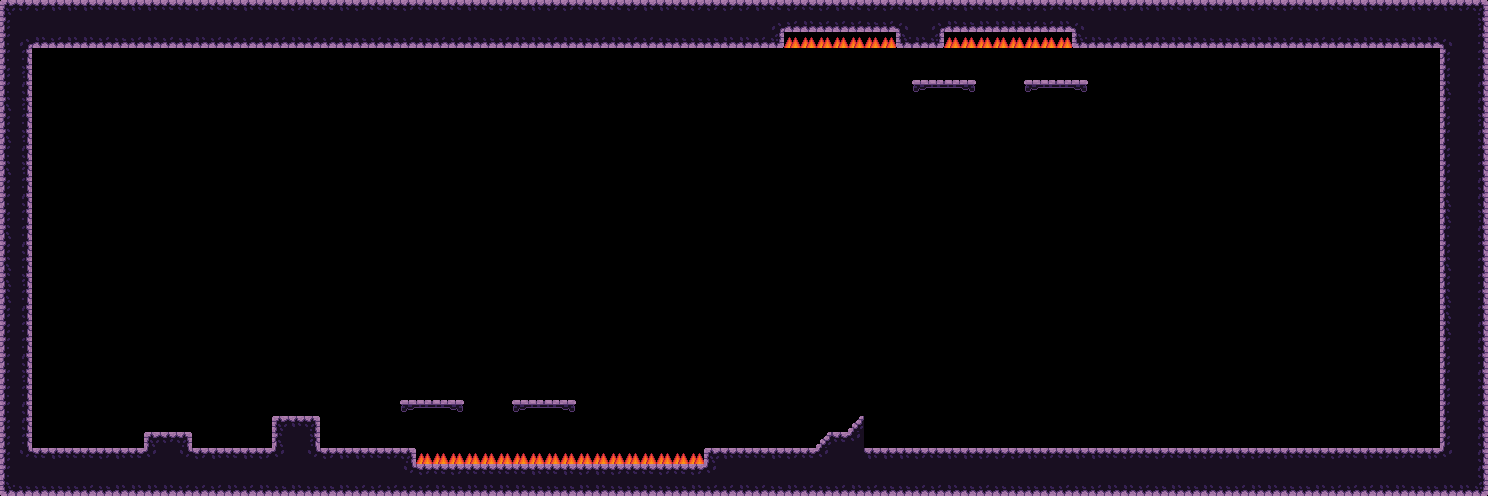

Tiled map render using the project's own tile images. Description and the whole map definition, tile-layer contents included, below:
An orthogonal 93x31 tile map with 16x16 px tiles, 1 tile layer (Tile Layer 1).

<map version="1.5" tiledversion="1.7.2" orientation="orthogonal" renderorder="right-down" width="93" height="31" tilewidth="16" tileheight="16" infinite="0" nextlayerid="2" nextobjectid="1">
 <tileset firstgid="1" source="../Tilesets/DarkLabForeground.tsx" />
 <layer id="1" name="Tile Layer 1" width="93" height="31">
  <data encoding="csv">
1,49,49,50,50,50,2,2,50,50,2,2,49,2,2,50,2,2,49,2,2,50,49,2,2,49,2,2,2,50,2,49,2,50,49,49,2,2,2,49,50,50,2,49,49,49,49,50,2,49,2,49,50,2,49,49,2,49,49,2,50,2,49,2,49,49,2,2,49,50,49,50,50,2,49,50,49,50,49,2,49,2,49,2,2,50,49,49,50,49,50,49,3,
58,10,10,10,10,10,10,10,10,10,10,10,10,10,10,10,10,10,10,10,10,10,10,10,10,10,10,10,10,10,10,10,10,10,10,10,10,10,10,10,10,10,10,10,10,10,10,10,5,51,52,51,51,51,18,51,6,10,5,52,18,52,52,52,51,51,52,6,10,10,10,10,10,10,10,10,10,10,10,10,10,10,10,10,10,10,10,10,10,10,10,10,11,
57,5,52,51,52,52,51,18,51,52,51,18,52,51,51,51,51,51,52,51,51,18,18,51,18,51,18,51,51,52,18,51,52,52,51,52,18,51,52,51,51,18,18,18,18,52,52,51,19,45,46,46,46,46,46,47,17,52,19,45,46,46,46,46,46,46,47,17,52,51,52,51,52,52,52,18,18,18,52,52,51,18,51,51,18,52,18,18,52,52,6,10,59,
57,59,0,0,0,0,0,0,0,0,0,0,0,0,0,0,0,0,0,0,0,0,0,0,0,0,0,0,0,0,0,0,0,0,0,0,0,0,0,0,0,0,0,0,0,0,0,0,0,0,0,0,0,0,0,0,0,0,0,0,0,0,0,0,0,0,0,0,0,0,0,0,0,0,0,0,0,0,0,0,0,0,0,0,0,0,0,0,0,0,58,10,59,
58,11,0,0,0,0,0,0,0,0,0,0,0,0,0,0,0,0,0,0,0,0,0,0,0,0,0,0,0,0,0,0,0,0,0,0,0,0,0,0,0,0,0,0,0,0,0,0,0,0,0,0,0,0,0,0,0,0,0,0,0,0,0,0,0,0,0,0,0,0,0,0,0,0,0,0,0,0,0,0,0,0,0,0,0,0,0,0,0,0,58,10,59,
57,60,0,0,0,0,0,0,0,0,0,0,0,0,0,0,0,0,0,0,0,0,0,0,0,0,0,0,0,0,0,0,0,0,0,0,0,0,0,0,0,0,0,0,0,0,0,0,0,0,0,0,0,0,0,0,0,37,38,38,39,0,0,0,37,38,38,39,0,0,0,0,0,0,0,0,0,0,0,0,0,0,0,0,0,0,0,0,0,0,9,10,60,
9,11,0,0,0,0,0,0,0,0,0,0,0,0,0,0,0,0,0,0,0,0,0,0,0,0,0,0,0,0,0,0,0,0,0,0,0,0,0,0,0,0,0,0,0,0,0,0,0,0,0,0,0,0,0,0,0,0,0,0,0,0,0,0,0,0,0,0,0,0,0,0,0,0,0,0,0,0,0,0,0,0,0,0,0,0,0,0,0,0,57,10,60,
58,59,0,0,0,0,0,0,0,0,0,0,0,0,0,0,0,0,0,0,0,0,0,0,0,0,0,0,0,0,0,0,0,0,0,0,0,0,0,0,0,0,0,0,0,0,0,0,0,0,0,0,0,0,0,0,0,0,0,0,0,0,0,0,0,0,0,0,0,0,0,0,0,0,0,0,0,0,0,0,0,0,0,0,0,0,0,0,0,0,58,10,11,
9,11,0,0,0,0,0,0,0,0,0,0,0,0,0,0,0,0,0,0,0,0,0,0,0,0,0,0,0,0,0,0,0,0,0,0,0,0,0,0,0,0,0,0,0,0,0,0,0,0,0,0,0,0,0,0,0,0,0,0,0,0,0,0,0,0,0,0,0,0,0,0,0,0,0,0,0,0,0,0,0,0,0,0,0,0,0,0,0,0,57,10,60,
57,60,0,0,0,0,0,0,0,0,0,0,0,0,0,0,0,0,0,0,0,0,0,0,0,0,0,0,0,0,0,0,0,0,0,0,0,0,0,0,0,0,0,0,0,0,0,0,0,0,0,0,0,0,0,0,0,0,0,0,0,0,0,0,0,0,0,0,0,0,0,0,0,0,0,0,0,0,0,0,0,0,0,0,0,0,0,0,0,0,58,10,59,
9,11,0,0,0,0,0,0,0,0,0,0,0,0,0,0,0,0,0,0,0,0,0,0,0,0,0,0,0,0,0,0,0,0,0,0,0,0,0,0,0,0,0,0,0,0,0,0,0,0,0,0,0,0,0,0,0,0,0,0,0,0,0,0,0,0,0,0,0,0,0,0,0,0,0,0,0,0,0,0,0,0,0,0,0,0,0,0,0,0,58,10,59,
58,59,0,0,0,0,0,0,0,0,0,0,0,0,0,0,0,0,0,0,0,0,0,0,0,0,0,0,0,0,0,0,0,0,0,0,0,0,0,0,0,0,0,0,0,0,0,0,0,0,0,0,0,0,0,0,0,0,0,0,0,0,0,0,0,0,0,0,0,0,0,0,0,0,0,0,0,0,0,0,0,0,0,0,0,0,0,0,0,0,58,10,60,
57,60,0,0,0,0,0,0,0,0,0,0,0,0,0,0,0,0,0,0,0,0,0,0,0,0,0,0,0,0,0,0,0,0,0,0,0,0,0,0,0,0,0,0,0,0,0,0,0,0,0,0,0,0,0,0,0,0,0,0,0,0,0,0,0,0,0,0,0,0,0,0,0,0,0,0,0,0,0,0,0,0,0,0,0,0,0,0,0,0,9,10,60,
58,59,0,0,0,0,0,0,0,0,0,0,0,0,0,0,0,0,0,0,0,0,0,0,0,0,0,0,0,0,0,0,0,0,0,0,0,0,0,0,0,0,0,0,0,0,0,0,0,0,0,0,0,0,0,0,0,0,0,0,0,0,0,0,0,0,0,0,0,0,0,0,0,0,0,0,0,0,0,0,0,0,0,0,0,0,0,0,0,0,9,10,11,
9,59,0,0,0,0,0,0,0,0,0,0,0,0,0,0,0,0,0,0,0,0,0,0,0,0,0,0,0,0,0,0,0,0,0,0,0,0,0,0,0,0,0,0,0,0,0,0,0,0,0,0,0,0,0,0,0,0,0,0,0,0,0,0,0,0,0,0,0,0,0,0,0,0,0,0,0,0,0,0,0,0,0,0,0,0,0,0,0,0,57,10,60,
58,60,0,0,0,0,0,0,0,0,0,0,0,0,0,0,0,0,0,0,0,0,0,0,0,0,0,0,0,0,0,0,0,0,0,0,0,0,0,0,0,0,0,0,0,0,0,0,0,0,0,0,0,0,0,0,0,0,0,0,0,0,0,0,0,0,0,0,0,0,0,0,0,0,0,0,0,0,0,0,0,0,0,0,0,0,0,0,0,0,58,10,59,
9,59,0,0,0,0,0,0,0,0,0,0,0,0,0,0,0,0,0,0,0,0,0,0,0,0,0,0,0,0,0,0,0,0,0,0,0,0,0,0,0,0,0,0,0,0,0,0,0,0,0,0,0,0,0,0,0,0,0,0,0,0,0,0,0,0,0,0,0,0,0,0,0,0,0,0,0,0,0,0,0,0,0,0,0,0,0,0,0,0,9,10,59,
9,11,0,0,0,0,0,0,0,0,0,0,0,0,0,0,0,0,0,0,0,0,0,0,0,0,0,0,0,0,0,0,0,0,0,0,0,0,0,0,0,0,0,0,0,0,0,0,0,0,0,0,0,0,0,0,0,0,0,0,0,0,0,0,0,0,0,0,0,0,0,0,0,0,0,0,0,0,0,0,0,0,0,0,0,0,0,0,0,0,58,10,59,
9,59,0,0,0,0,0,0,0,0,0,0,0,0,0,0,0,0,0,0,0,0,0,0,0,0,0,0,0,0,0,0,0,0,0,0,0,0,0,0,0,0,0,0,0,0,0,0,0,0,0,0,0,0,0,0,0,0,0,0,0,0,0,0,0,0,0,0,0,0,0,0,0,0,0,0,0,0,0,0,0,0,0,0,0,0,0,0,0,0,9,10,59,
58,60,0,0,0,0,0,0,0,0,0,0,0,0,0,0,0,0,0,0,0,0,0,0,0,0,0,0,0,0,0,0,0,0,0,0,0,0,0,0,0,0,0,0,0,0,0,0,0,0,0,0,0,0,0,0,0,0,0,0,0,0,0,0,0,0,0,0,0,0,0,0,0,0,0,0,0,0,0,0,0,0,0,0,0,0,0,0,0,0,9,10,59,
58,59,0,0,0,0,0,0,0,0,0,0,0,0,0,0,0,0,0,0,0,0,0,0,0,0,0,0,0,0,0,0,0,0,0,0,0,0,0,0,0,0,0,0,0,0,0,0,0,0,0,0,0,0,0,0,0,0,0,0,0,0,0,0,0,0,0,0,0,0,0,0,0,0,0,0,0,0,0,0,0,0,0,0,0,0,0,0,0,0,9,10,60,
57,59,0,0,0,0,0,0,0,0,0,0,0,0,0,0,0,0,0,0,0,0,0,0,0,0,0,0,0,0,0,0,0,0,0,0,0,0,0,0,0,0,0,0,0,0,0,0,0,0,0,0,0,0,0,0,0,0,0,0,0,0,0,0,0,0,0,0,0,0,0,0,0,0,0,0,0,0,0,0,0,0,0,0,0,0,0,0,0,0,57,10,60,
57,60,0,0,0,0,0,0,0,0,0,0,0,0,0,0,0,0,0,0,0,0,0,0,0,0,0,0,0,0,0,0,0,0,0,0,0,0,0,0,0,0,0,0,0,0,0,0,0,0,0,0,0,0,0,0,0,0,0,0,0,0,0,0,0,0,0,0,0,0,0,0,0,0,0,0,0,0,0,0,0,0,0,0,0,0,0,0,0,0,58,10,59,
57,11,0,0,0,0,0,0,0,0,0,0,0,0,0,0,0,0,0,0,0,0,0,0,0,0,0,0,0,0,0,0,0,0,0,0,0,0,0,0,0,0,0,0,0,0,0,0,0,0,0,0,0,0,0,0,0,0,0,0,0,0,0,0,0,0,0,0,0,0,0,0,0,0,0,0,0,0,0,0,0,0,0,0,0,0,0,0,0,0,57,10,60,
57,59,0,0,0,0,0,0,0,0,0,0,0,0,0,0,0,0,0,0,0,0,0,0,0,0,0,0,0,0,0,0,0,0,0,0,0,0,0,0,0,0,0,0,0,0,0,0,0,0,0,0,0,0,0,0,0,0,0,0,0,0,0,0,0,0,0,0,0,0,0,0,0,0,0,0,0,0,0,0,0,0,0,0,0,0,0,0,0,0,58,10,59,
57,60,0,0,0,0,0,0,0,0,0,0,0,0,0,0,0,0,0,0,0,0,0,0,0,37,38,38,39,0,0,0,37,38,38,39,0,0,0,0,0,0,0,0,0,0,0,0,0,0,0,0,0,0,0,0,0,0,0,0,0,0,0,0,0,0,0,0,0,0,0,0,0,0,0,0,0,0,0,0,0,0,0,0,0,0,0,0,0,0,57,10,59,
58,60,0,0,0,0,0,0,0,0,0,0,0,0,0,0,0,1,50,3,0,0,0,0,0,0,0,0,0,0,0,0,0,0,0,0,0,0,0,0,0,0,0,0,0,0,0,0,0,0,0,0,0,22,0,0,0,0,0,0,0,0,0,0,0,0,0,0,0,0,0,0,0,0,0,0,0,0,0,0,0,0,0,0,0,0,0,0,0,0,58,10,60,
58,59,0,0,0,0,0,0,0,1,49,3,0,0,0,0,0,9,10,11,0,0,0,0,0,0,0,0,0,0,0,0,0,0,0,0,0,0,0,0,0,0,0,0,0,0,0,0,0,0,0,22,2,14,0,0,0,0,0,0,0,0,0,0,0,0,0,0,0,0,0,0,0,0,0,0,0,0,0,0,0,0,0,0,0,0,0,0,0,0,58,10,60,
58,13,2,50,2,2,49,50,2,14,10,13,49,50,2,50,49,14,10,13,49,50,50,2,49,3,45,46,46,46,46,46,46,46,46,46,46,46,46,46,46,46,46,47,1,50,2,2,50,49,2,14,10,10,50,50,50,49,2,50,50,49,49,49,50,49,2,50,50,2,49,2,49,2,50,49,49,50,49,49,50,2,2,49,2,50,49,49,2,50,14,10,60,
57,10,10,10,10,10,10,10,10,10,10,10,10,10,10,10,10,10,10,10,10,10,10,10,10,13,49,2,49,2,2,2,2,50,2,50,49,50,49,2,2,49,2,49,14,10,10,10,10,10,10,10,10,10,10,10,10,10,10,10,10,10,10,10,10,10,10,10,10,10,10,10,10,10,10,10,10,10,10,10,10,10,10,10,10,10,10,10,10,10,10,10,60,
17,18,18,18,18,51,18,52,52,52,52,51,51,51,52,51,52,18,52,18,18,52,51,51,51,51,51,52,18,52,52,52,52,18,18,18,52,52,18,18,52,18,18,52,51,51,52,51,18,52,51,18,51,52,51,18,18,51,51,52,18,51,18,18,18,18,51,18,51,52,52,51,18,52,18,52,18,51,52,52,18,18,52,51,51,51,52,52,18,18,52,52,19
</data>
 </layer>
</map>